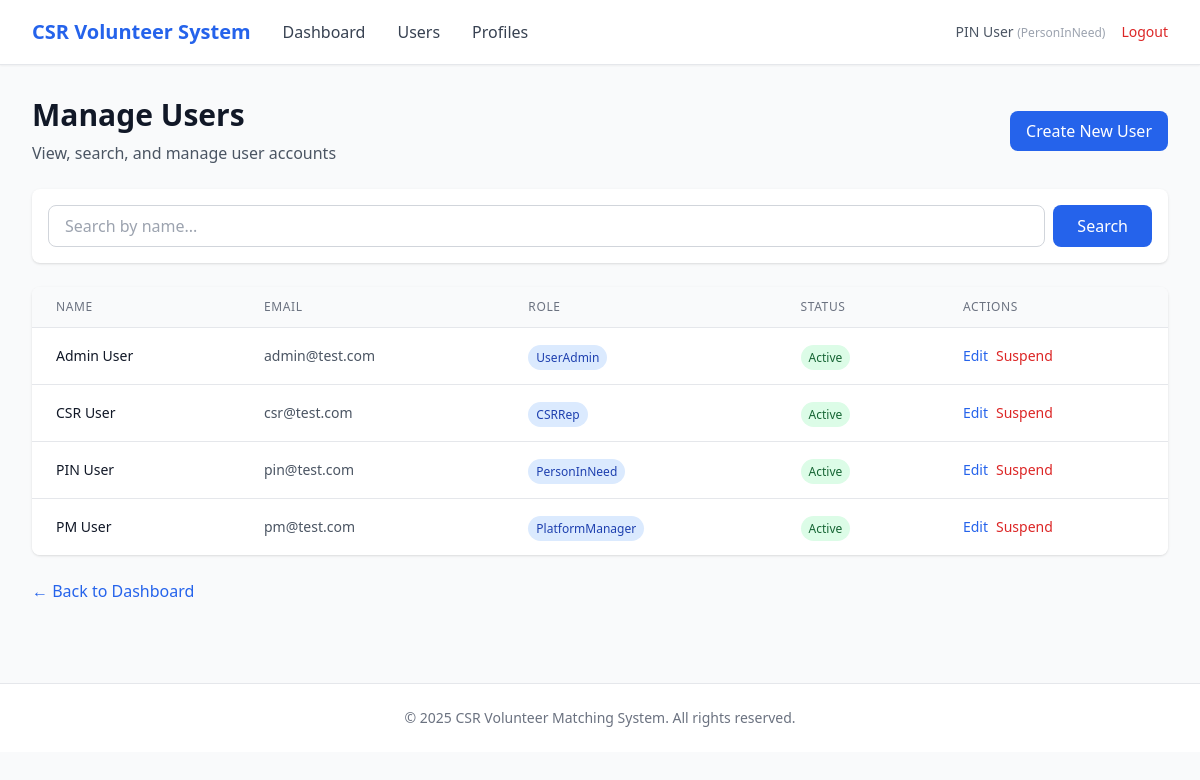
Screenshot of /admin/users (signed in) with the database file from the repository.
### app/entity/user_account.py (models this page shows, shortened)
class UserAccount(UserMixin, db.Model):
    __tablename__ = "user_accounts"
    userID = db.Column(db.Integer, primary_key=True, autoincrement=True)  # explicit auto increment
    name = db.Column(db.String(100), nullable=False)
    email = db.Column(db.String(120), nullable=False, unique=True, index=True)
    _password = db.Column("password", db.String(255), nullable=False)
    age = db.Column(db.Integer)
    phoneNumber = db.Column(db.String(20))
    isActive = db.Column(db.Boolean, default=True)
    profileID = db.Column(db.Integer, db.ForeignKey("user_profiles.profileID"), nullable=False)
    profile = db.relationship("UserProfile", back_populates="users", lazy=True)
    @property
    def password(self):
        raise AttributeError("Password is write-only.")
    @password.setter
    def password(self, raw):
        self._password = generate_password_hash(raw)

### app/entity/user_profile.py (models this page shows)
class UserProfile(db.Model):
    __tablename__ = "user_profiles"
    profileID   = db.Column(db.Integer, primary_key=True, autoincrement=True)  # explicit auto increment
    profileName = db.Column(db.String(50), nullable=False, unique=True)
    description = db.Column(db.String(255))
    isActive    = db.Column(db.Boolean, default=True)
    users = db.relationship("UserAccount", back_populates="profile", lazy=True)

### app/boundary/routes.py (the view)
@boundary_bp.route("/admin/users")
@login_required
def admin_users():
    from app.entity.user_account import UserAccount
    from app.control.useradmin_searchUserAccount_controller import UserAdminSearchUserAccountController
    search_query = request.args.get("search", "").strip()
    page = request.args.get("page", 1, type=int)
    per_page = 10
    if search_query:
        users = UserAdminSearchUserAccountController().searchAccountByName(search_query)
        total = len(users)
        start = (page - 1) * per_page
        end = start + per_page
        pagination_users = users[start:end]
        class Pagination:
            def __init__(self, page, per_page, total, items):
                self.page = page
                self.per_page = per_page
                self.total = total
                self.items = items
                self.pages = (total + per_page - 1) // per_page
                self.has_prev = page > 1
                self.has_next = page < self.pages
                self.prev_num = page - 1
                self.next_num = page + 1
        pagination = Pagination(page, per_page, total, pagination_users)
    else:
        pagination = UserAccount.query.paginate(page=page, per_page=per_page, error_out=False)
    return render_template(
        "admin/users.html",
        users=pagination.items,
        pagination=pagination,
        search_query=search_query,
    )

### app/entity/user_account.py (called while the page is built)
@login_manager.user_loader
def load_user(user_id):
    return UserAccount.query.get(int(user_id))

### app/templates/admin/users.html (shortened to what this page needs)
{% extends "base.html" %}
{% block nav_links %}
<a href="{{ url_for('boundary.admin_dashboard') }}" class="text-gray-700 hover:text-primary">Dashboard</a>
<a href="{{ url_for('boundary.admin_users') }}" class="text-gray-700 hover:text-primary">Users</a>
<a href="{{ url_for('boundary.admin_profiles') }}" class="text-gray-700 hover:text-primary">Profiles</a>
{% endblock %}
{% block content %}
<div class="mb-6 flex justify-between items-center">
    <div>
        <h1 class="text-3xl font-bold text-gray-900">Manage Users</h1>
        <p class="text-gray-600 mt-2">View, search, and manage user accounts</p>
    </div>
    <a href="{{ url_for('boundary.admin_create_user') }}"
       class="px-4 py-2 bg-primary text-white rounded-lg hover:bg-blue-700 transition">
        Create New User
    </a>
</div>
<div class="bg-white rounded-lg shadow mb-6 p-4">
    <form method="GET" action="{{ url_for('boundary.admin_users') }}" class="flex gap-2">
        <input type="text"
               name="search"
               value="{{ search_query }}"
               placeholder="Search by name..."
               class="flex-1 px-4 py-2 border border-gray-300 rounded-lg focus:ring-2 focus:ring-primary focus:border-transparent">
        <button type="submit"
                class="px-6 py-2 bg-primary text-white rounded-lg hover:bg-blue-700 transition">
            Search
        </button>
    </form>
</div>
<div class="bg-white rounded-lg shadow overflow-hidden">
    <table class="min-w-full divide-y divide-gray-200">
        <thead class="bg-gray-50">
            <tr>
                <th class="px-6 py-3 text-left text-xs font-medium text-gray-500 uppercase tracking-wider">Name</th>
                <th class="px-6 py-3 text-left text-xs font-medium text-gray-500 uppercase tracking-wider">Email</th>
                <th class="px-6 py-3 text-left text-xs font-medium text-gray-500 uppercase tracking-wider">Role</th>
                <th class="px-6 py-3 text-left text-xs font-medium text-gray-500 uppercase tracking-wider">Status</th>
                <th class="px-6 py-3 text-left text-xs font-medium text-gray-500 uppercase tracking-wider">Actions</th>
            </tr>
        </thead>
        <tbody class="bg-white divide-y divide-gray-200">
            {% for user in users %}
            <tr>
                <td class="px-6 py-4 whitespace-nowrap">
                    <div class="text-sm font-medium text-gray-900">{{ user.name }}</div>
                </td>
                <td class="px-6 py-4 whitespace-nowrap">
                    <div class="text-sm text-gray-600">{{ user.email }}</div>
                </td>
                <td class="px-6 py-4 whitespace-nowrap">
                    <span class="px-2 py-1 text-xs font-medium rounded-full bg-blue-100 text-blue-800">
                        {{ user.profile.profileName }}
                    </span>
                </td>
                <td class="px-6 py-4 whitespace-nowrap">
                    {% if user.isActive %}
                    <span class="px-2 py-1 text-xs font-medium rounded-full bg-green-100 text-green-800">Active</span>
                    {% else %}
                    <span class="px-2 py-1 text-xs font-medium rounded-full bg-red-100 text-red-800">Suspended</span>
                    {% endif %}
                </td>
                <td class="px-6 py-4 whitespace-nowrap text-sm">
                    <div class="flex gap-2">
                        <a href="{{ url_for('boundary.admin_edit_user', user_id=user.userID) }}"
                           class="text-blue-600 hover:text-blue-800">Edit</a>
                        {% if user.isActive %}
                        <form method="POST" action="{{ url_for('boundary.admin_suspend_user', user_id=user.userID) }}" class="inline">
                            <button type="submit" class="text-red-600 hover:text-red-800">Suspend</button>
                        </form>
                        {% else %}
                        <form method="POST" action="{{ url_for('boundary.admin_activate_user', user_id=user.userID) }}" class="inline">
                            <button type="submit" class="text-green-600 hover:text-green-800">Activate</button>
                        </form>
                        {% endif %}
                    </div>
                </td>
            </tr>
            {% endfor %}
        </tbody>
    </table>
</div>
<div class="mt-6">
    <a href="{{ url_for('boundary.admin_dashboard') }}"
       class="text-primary hover:text-blue-700">
        ← Back to Dashboard
    </a>
</div>
{% endblock %}

### app/templates/base.html (shortened to what this page needs)
<!DOCTYPE html>
<html lang="en">
<head>
    <script src="https://cdn.tailwindcss.com"></script>
</head>
<body class="bg-gray-50 min-h-screen">
    {% if current_user.is_authenticated %}
    <nav class="bg-white shadow-sm border-b border-gray-200">
        <div class="max-w-7xl mx-auto px-4 sm:px-6 lg:px-8">
            <div class="flex justify-between items-center h-16">
                <div class="flex items-center gap-8">
                    <a href="{{ url_for('boundary.login') }}" class="text-xl font-bold text-primary">
                        CSR Volunteer System
                    </a>
                    {% block nav_links %}{% endblock %}
                </div>
                <div class="flex items-center gap-4">
                    <span class="text-sm text-gray-600">
                        {{ current_user.name }}
                        <span class="text-xs text-gray-400">({{ current_user.profile.profileName }})</span>
                    </span>
                    <a href="{{ url_for('boundary.logout') }}" class="text-sm text-red-600 hover:text-red-700">
                        Logout
                    </a>
                </div>
            </div>
        </div>
    </nav>
    {% endif %}
    <main class="max-w-7xl mx-auto px-4 sm:px-6 lg:px-8 py-8">
        {% block content %}{% endblock %}
    </main>
    <footer class="bg-white border-t border-gray-200 mt-12">
        <div class="max-w-7xl mx-auto px-4 sm:px-6 lg:px-8 py-6">
            <p class="text-center text-sm text-gray-500">
                &copy; 2025 CSR Volunteer Matching System. All rights reserved.
            </p>
        </div>
    </footer>
</body>
</html>

### rows the page displays
UserAccount: name "PIN User", email "pin@test.com", profile.profileName "PersonInNeed", isActive "Active"
UserProfile: profile.profileName "PersonInNeed"
UserAccount: name "Admin User", email "admin@test.com", profile.profileName "UserAdmin", isActive "Active"
UserAccount: name "CSR User", email "csr@test.com", profile.profileName "CSRRep", isActive "Active"
UserAccount: name "PM User", email "pm@test.com", profile.profileName "PlatformManager", isActive "Active"
